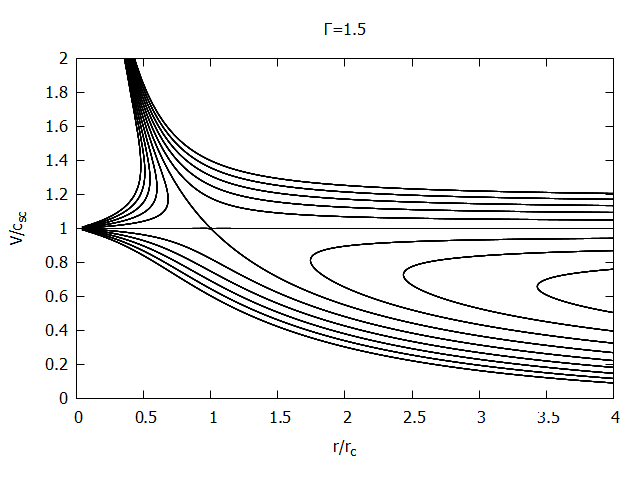

Write gnuplot code to recreate this figure.
set contour
set view 0,0,1,1
unset key
unset surface
set isosamples 400,400
g(x,y) = y**(gamma+1.)-(4./x+(5-3*gamma)/(gamma-1))*y**(gamma-1.)+2.*x**(2.-2.*gamma)/(gamma-1.)
gamma=1.5
set cntrparam levels incremental -0.4, 0.08, 0.4
set table "01.data"
splot [0:4][0:2] g(x,y)
unset table

set terminal pngcairo #ターミナルをpngに設定
set output "01.png" #graph.pngで出力
unset key

set ylabel 'V/c_{sc}'
set xlabel 'r/r_c'
set title '{/Symbol G}=1.5'
plot for [i=1:9] "01.data" u 1:2 w l lc 'black'

set out
set terminal wxt enhanced